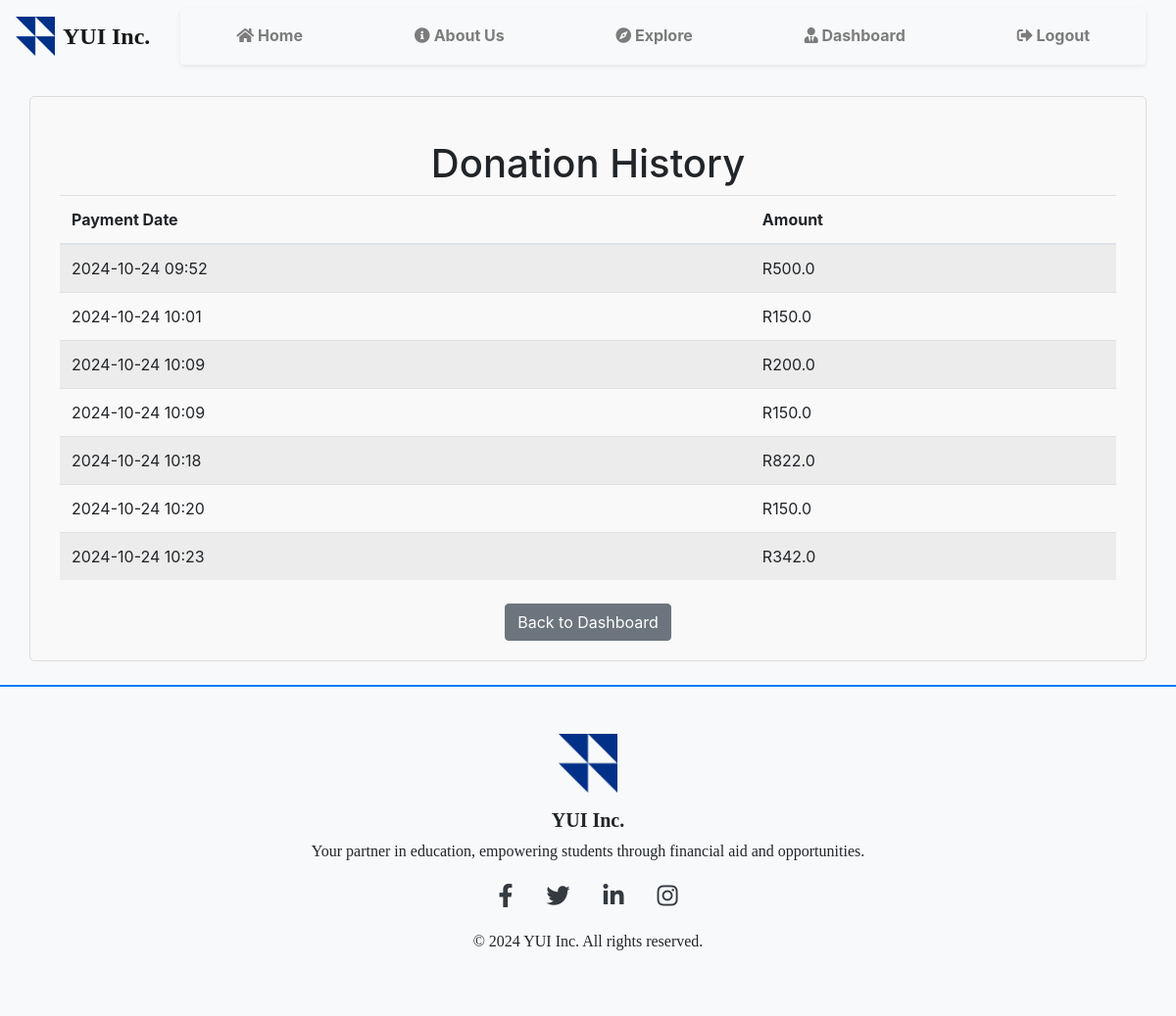
Before: /donor/history (signed in) with the older database file.
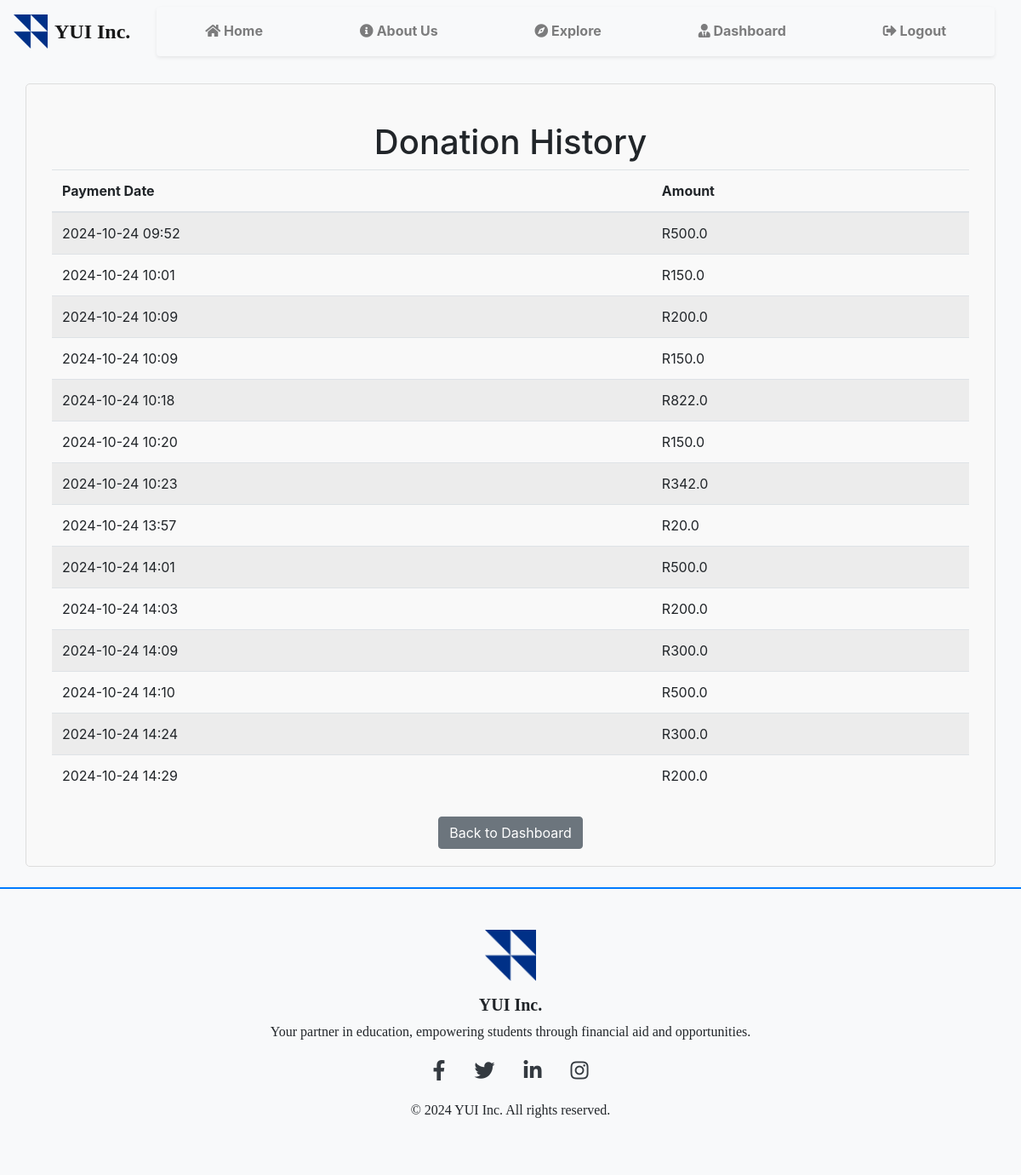
After: the same page with the newer database file.
### models/models.py (models this page shows, shortened)
class Payment(db.Model):
    __tablename__ = 'payment'
    payment_id = db.Column(db.Integer, primary_key=True)
    payment_amount = db.Column(db.Float, nullable=False)
    payment_date = db.Column(db.DateTime, nullable=False)  # Change to DateTime
    donor_code = db.Column(db.Integer, db.ForeignKey('donor.donor_code'))

### blue_prints/donation.py (the view)
@donation_bp.route('/donor/history', methods=['GET'])
@login_required
def donor_donation_history():
    payments = Payment.query.filter_by(donor_code=current_user.donor.donor_code).all()  # Correctly access donor_code
    return render_template('donation_history.html', payments=payments)

### app.py (called while the page is built)
@login_manager.user_loader
def load_user(user_id):
    return User.query.get(int(user_id))

### templates/donation_history.html
{% extends "base.html" %}
{% block content %}
<div class="container mt-4">
    <h1 class="text-center">Donation History</h1>
    {% if payments %}
        <table class="table table-striped">
            <thead>
                <tr>
                    <th>Payment Date</th>
                    <th>Amount</th>
                </tr>
            </thead>
            <tbody>
                {% for payment in payments %}
                <tr>
                    <td>{{ payment.payment_date.strftime('%Y-%m-%d %H:%M') }}</td>
                    <td>R{{ payment.payment_amount }}</td>
                </tr>
                {% endfor %}
            </tbody>
        </table>
    {% else %}
        <p class="text-center">No donation history found.</p>
    {% endif %}
    <div class="text-center mt-4">
        <a href="{{ url_for('dashboard') }}" class="btn btn-secondary">Back to Dashboard</a>
    </div>
</div>
{% endblock %}

### templates/base.html (shortened to what this page needs)
<!DOCTYPE html>
<html lang="en">
<head>
    <link rel="stylesheet" href="https://stackpath.bootstrapcdn.com/bootstrap/4.5.2/css/bootstrap.min.css">
    <link rel="stylesheet" href="{{ url_for('static', filename='styles.css') }}">
    <link href="https://cdn.jsdelivr.net/npm/bootstrap-icons@1.10.5/font/bootstrap-icons.css" rel="stylesheet">
    <link rel="stylesheet" href="https://cdnjs.cloudflare.com/ajax/libs/font-awesome/5.15.4/css/all.min.css">
</head>
<body>
<header>
    <nav class="navbar navbar-expand-lg navbar-light bg-light">
        <a class="navbar-brand d-flex align-items-center" href="{{ url_for('home') }}">
            <img src="{{ url_for('static', filename='images/logo.png') }}" alt="YUI Logo" width="40" height="40" class="mr-2">
            YUI Inc.
        </a>
        <div class="collapse navbar-collapse" id="navbarNav">
            <div class="container">
                <ul class="navbar-nav d-flex justify-content-around w-100 py-2 bg-light rounded shadow-sm">
                    <li class="nav-item">
                        <a class="nav-link font-weight-bold" href="{{ url_for('home') }}">
                            <i class="fas fa-home"></i> Home
                        </a>
                    </li>
                    <li class="nav-item">
                        <a class="nav-link font-weight-bold" href="{{ url_for('about') }}">
                            <i class="fas fa-info-circle"></i> About Us
                        </a>
                    </li>
                    <li class="nav-item">
                        <a class="nav-link font-weight-bold" href="{{ url_for('explore') }}">
                            <i class="fas fa-compass"></i> Explore
                        </a>
                    </li>
                    {% if current_user.is_authenticated %}
                    <li class="nav-item">
                        <a class="nav-link font-weight-bold" href="{{ url_for('dashboard') }}">
                            {% if current_user.role == 'donor' %}
                            <i class="fas fa-user-tie"></i> Dashboard
                            {% else %}
                            <i class="fas fa-user-graduate"></i> Dashboard
                            {% endif %}
                        </a>
                    </li>
                    <li class="nav-item">
                        <a class="nav-link font-weight-bold" href="{{ url_for('logout') }}">
                            <i class="fas fa-sign-out-alt"></i> Logout
                        </a>
                    </li>
                    {% else %}
                    <li class="nav-item">
                        <a class="nav-link font-weight-bold" href="{{ url_for('login') }}">
                            <i class="fas fa-sign-in-alt"></i> Login
                        </a>
                    </li>
                    {% endif %}
                </ul>
            </div>
        </div>
    </nav>
</header>
<main class="container mt-4">
    {% block content %}{% endblock %}
</main>
<footer class="text-center mt-4 bg-light py-5">
    <div class="container">
        <img src="{{ url_for('static', filename='images/logo.png') }}" alt="YUI Logo" class="footer-logo" id="footerLogo" onclick="showCongratulations()">
        <h5 class="mt-3"><strong>YUI Inc.</strong></h5>
        <p>Your partner in education, empowering students through financial aid and opportunities.</p>
        <div class="social-icons my-3">
            <a href="https://facebook.com" target="_blank" aria-label="Facebook"><i class="fab fa-facebook-f"></i></a>
            <a href="https://twitter.com" target="_blank" aria-label="Twitter"><i class="fab fa-twitter"></i></a>
            <a href="https://linkedin.com" target="_blank" aria-label="LinkedIn"><i class="fab fa-linkedin-in"></i></a>
            <a href="https://instagram.com" target="_blank" aria-label="Instagram"><i class="fab fa-instagram"></i></a>
        </div>
        <p>&copy; 2024 YUI Inc. All rights reserved.</p>
    </div>
</footer>
</body>
</html>

### static/styles.css (style rules this page uses)
body { background-color: #f8f9fa; transition: background-color 0.3s ease; }
main { max-height: 80vh; overflow-y: auto; padding: 20px; border: 1px solid #ddd; border-radius: 5px; background-color: #f9f9f9; transition: background-color 0.3s ease; }
.navbar-brand { font-weight: 600; font-size: 1.5rem; font-family: Poppins; }
.nav-link { position: relative; color: #343a40; transition: color 0.3s ease; }
.nav-link::after { content: ''; display: block; width: 0; height: 2px; background: #007bff; transition: width 0.3s; }
footer { background-color: #f8f9fa; padding: 40px 0; margin-top: 20px; font-family: Poppins; border-top: 2px solid #007bff; }
.footer-logo { width: 60px; transition: transform 0.5s ease, opacity 0.5s ease; }
.social-icons a { margin: 0 15px; color: #343a40; font-size: 1.5rem; transition: color 0.3s; }
h1, h2, h3 { animation: fadeIn 5s ease forwards; }

Changed rows visible on the page:
added Payment: payment_date "2024-10-24 13:57", payment_amount "20.0"
added Payment: payment_date "2024-10-24 14:01", payment_amount "500.0"
added Payment: payment_date "2024-10-24 14:03", payment_amount "200.0"
added Payment: payment_date "2024-10-24 14:09", payment_amount "300.0"
added Payment: payment_date "2024-10-24 14:10", payment_amount "500.0"
added Payment: payment_date "2024-10-24 14:24", payment_amount "300.0"
added Payment: payment_date "2024-10-24 14:29", payment_amount "200.0"
